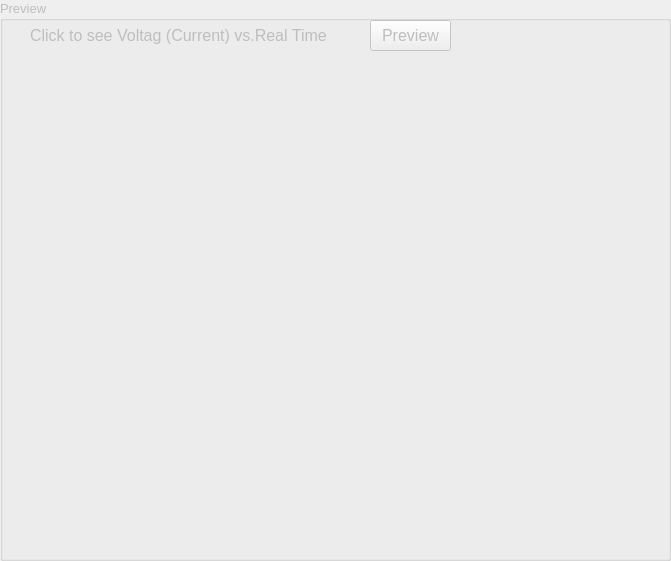
         <widget class="QGroupBox" name="groupBox_preview">
          <property name="enabled">
           <bool>false</bool>
          </property>
          <property name="geometry">
           <rect>
            <x>810</x>
            <y>30</y>
            <width>671</width>
            <height>561</height>
           </rect>
          </property>
          <property name="font">
           <font>
            <pointsize>10</pointsize>
           </font>
          </property>
          <property name="title">
           <string>Preview</string>
          </property>
          <widget class="QWidget" name="widget_time" native="true">
           <property name="geometry">
            <rect>
             <x>0</x>
             <y>60</y>
             <width>671</width>
             <height>501</height>
            </rect>
           </property>
           <widget class="MatplotlibWidget" name="mplwidget_time">
            <property name="geometry">
             <rect>
              <x>260</x>
              <y>200</y>
              <width>16</width>
              <height>16</height>
             </rect>
            </property>
           </widget>
          </widget>
          <widget class="QLabel" name="label_17">
           <property name="geometry">
            <rect>
             <x>30</x>
             <y>20</y>
             <width>311</width>
             <height>31</height>
            </rect>
           </property>
           <property name="font">
            <font>
             <pointsize>12</pointsize>
            </font>
           </property>
           <property name="text">
            <string>Click to see Voltag (Current) vs.Real Time</string>
           </property>
          </widget>
          <widget class="QPushButton" name="pushButton_preview">
           <property name="geometry">
            <rect>
             <x>370</x>
             <y>20</y>
             <width>81</width>
             <height>31</height>
            </rect>
           </property>
           <property name="font">
            <font>
             <pointsize>12</pointsize>
            </font>
           </property>
           <property name="text">
            <string>Preview</string>
           </property>
          </widget>
         </widget>
